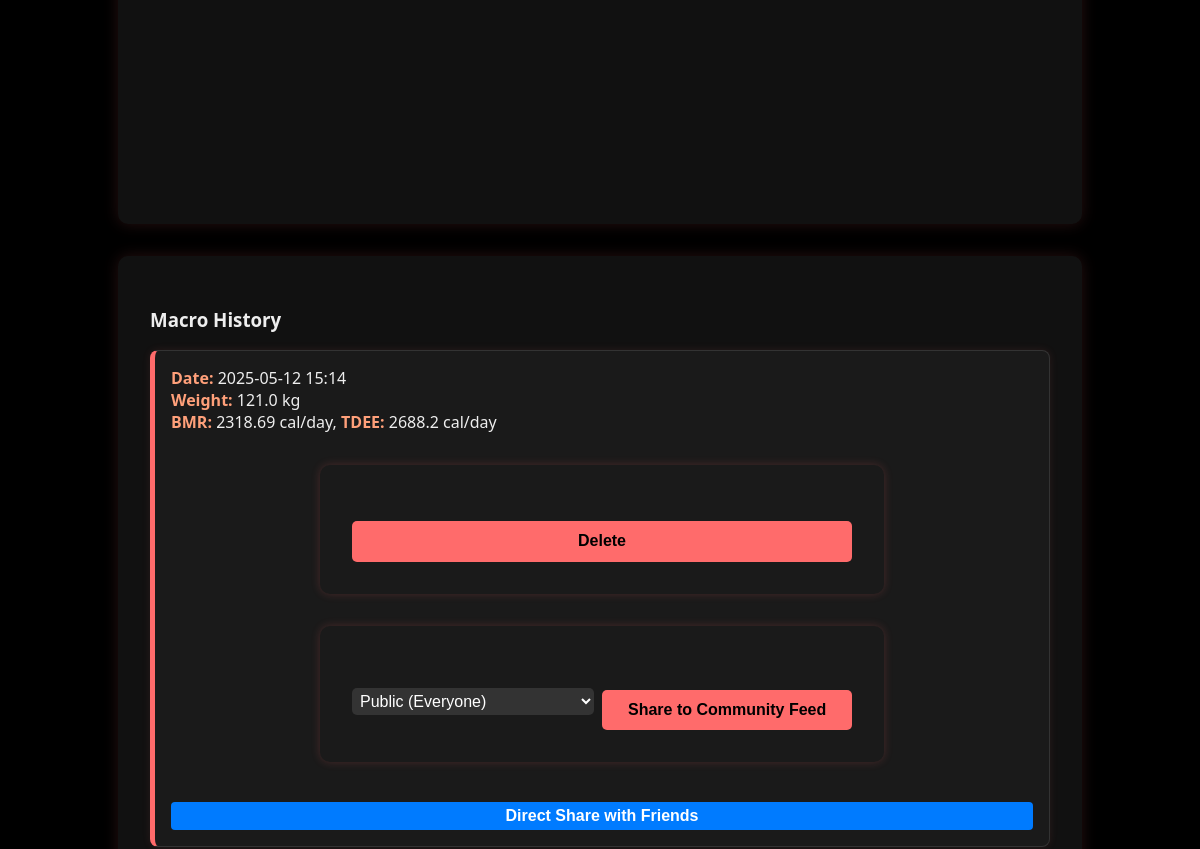
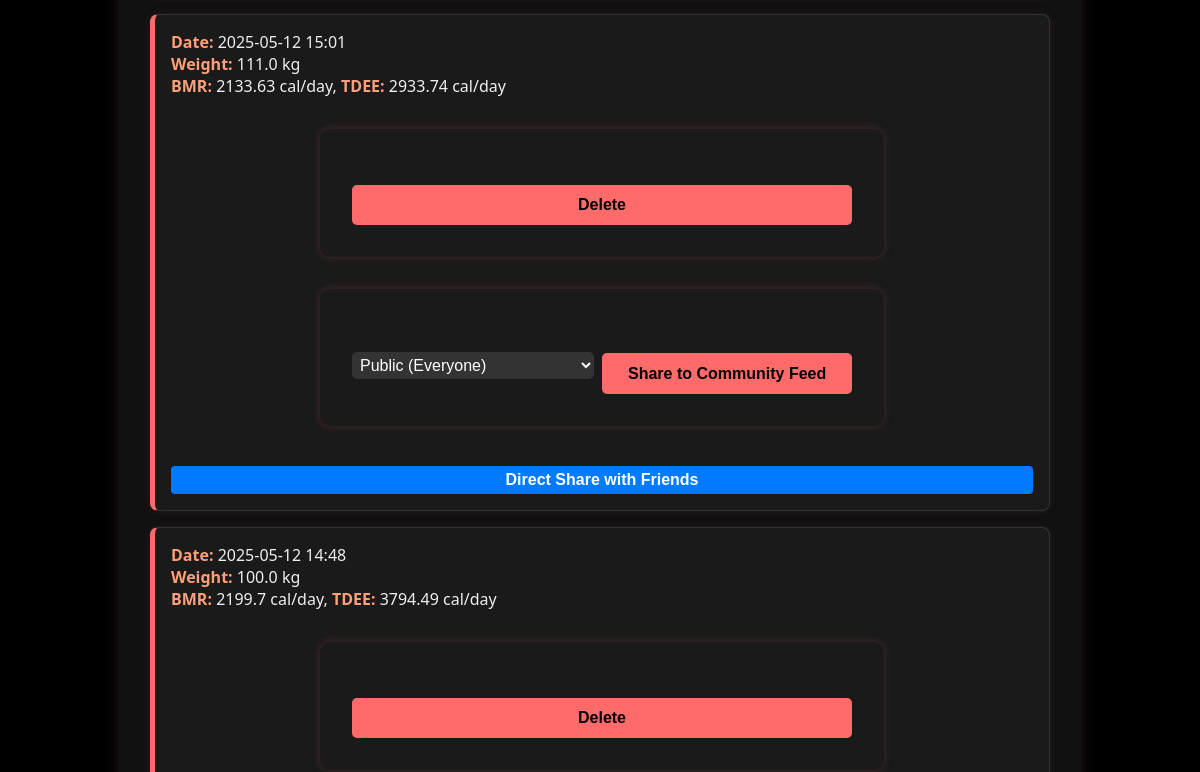
/profile (signed in, middle part), run on an earlier commit of the app's database (2 pictures, top to bottom).
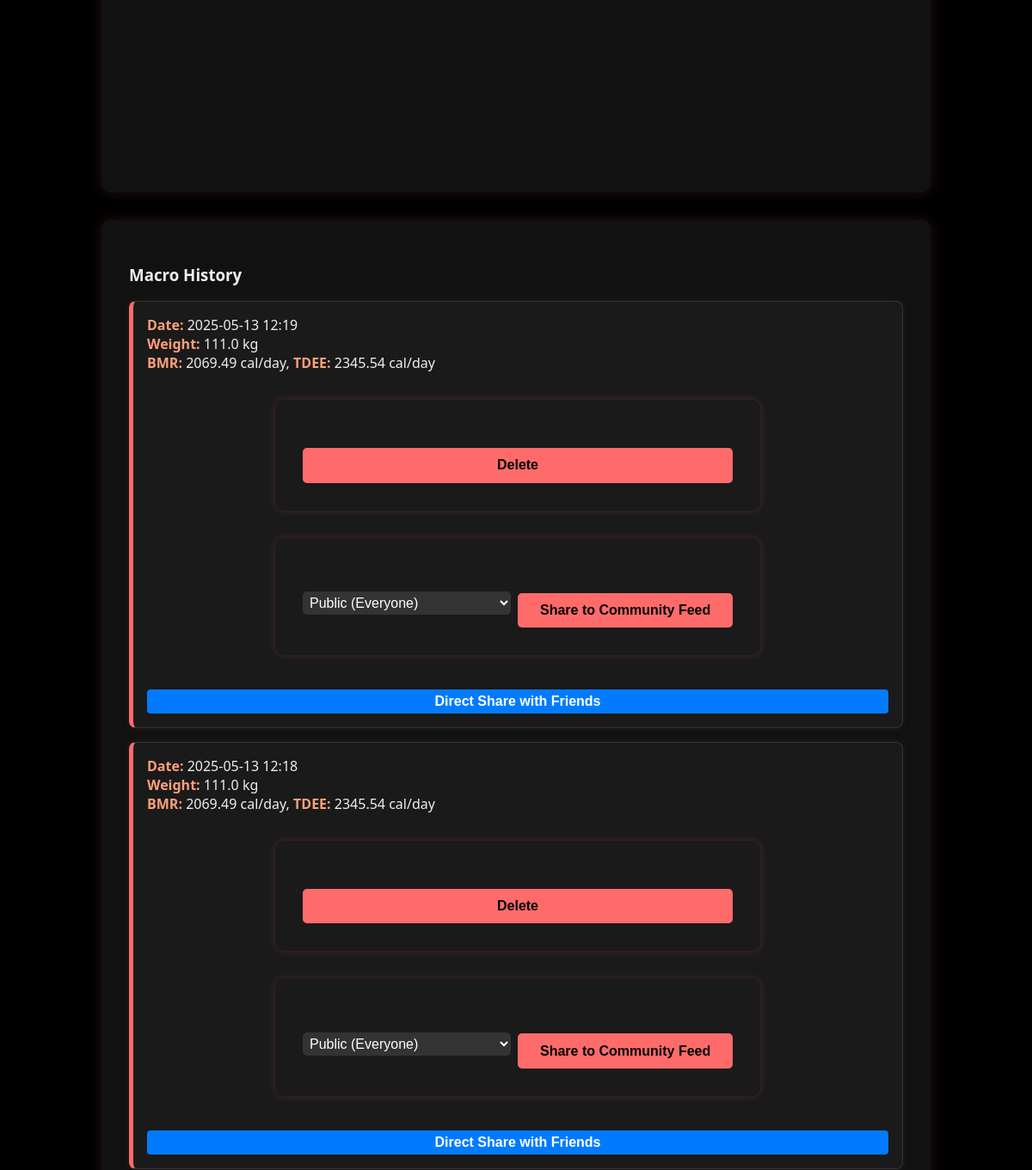
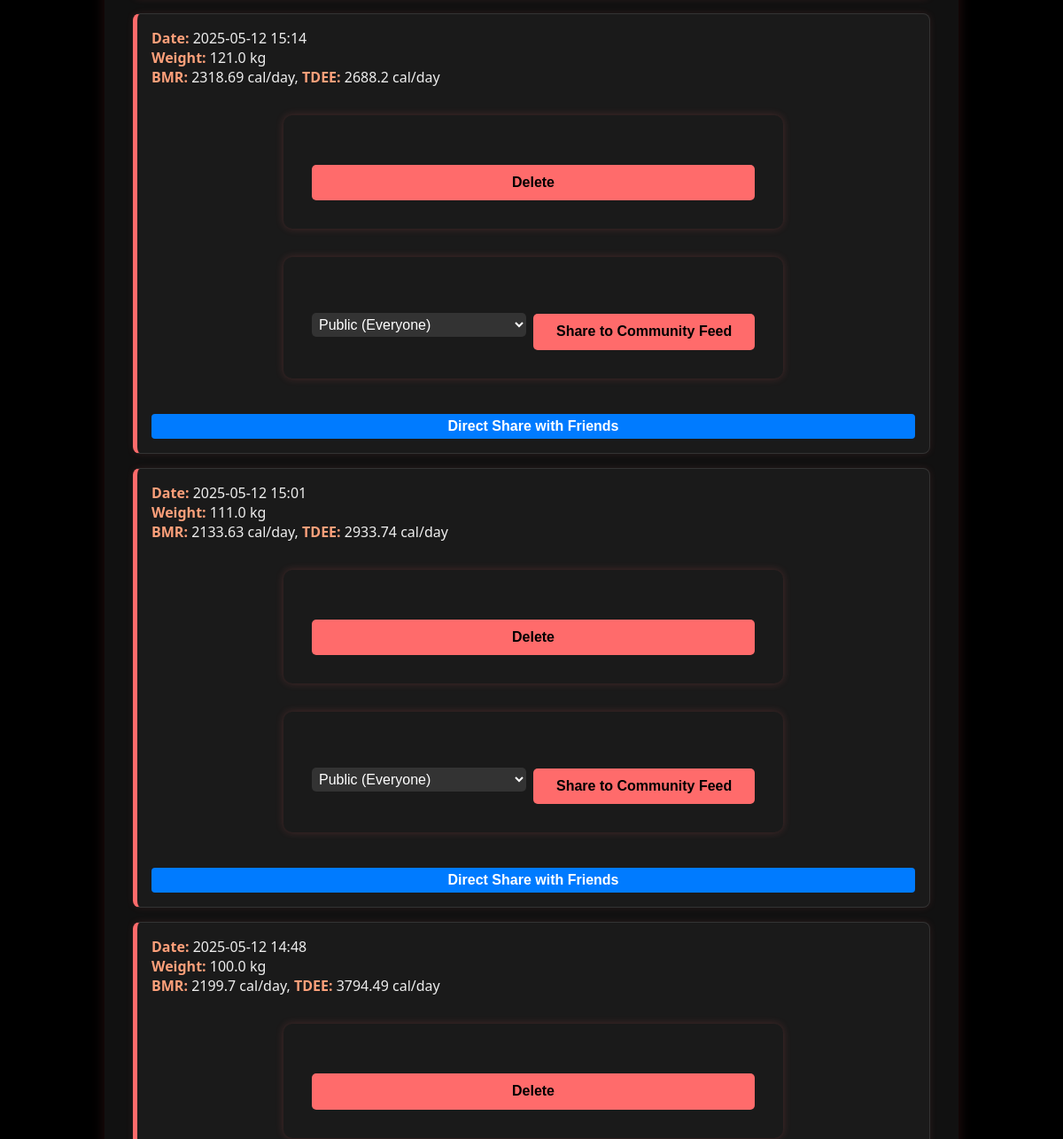
And on a later commit of the database (2 pictures, top to bottom).
### app/models.py (models this page shows)
class MacroPost(db.Model):
    id = db.Column(db.Integer, primary_key=True)
    gender = db.Column(db.String(10), nullable=False)
    age = db.Column(db.Integer, nullable=False)
    weight = db.Column(db.Float, nullable=False)
    height = db.Column(db.Float, nullable=False)
    bmr = db.Column(db.Float, nullable=False)
    tdee = db.Column(db.Float, nullable=False)
    calorie_goal = db.Column(db.String(10), nullable=False, server_default='maintain')
    timestamp = db.Column(db.DateTime, server_default=db.func.now())
    user_id = db.Column(db.Integer, db.ForeignKey('user.id'), nullable=False)
    user = db.relationship('User', backref=db.backref('macroposts', lazy=True))

### app/routes.py (the view)
@app.route("/profile")
@login_required
def profile():
    macro_posts = MacroPost.query.filter_by(user_id=current_user.id).order_by(MacroPost.timestamp.desc()).all()
    form = ProfilePictureForm()
    pending_requests = FriendRequest.query.filter_by(receiver_id=current_user.id, status='pending').all()
    return render_template(
        "profile.html",
        user=current_user,
        macro_posts=macro_posts,
        form=form,
        pending_requests=pending_requests,
    )

### app/forms.py
class ProfilePictureForm(FlaskForm):
    picture = FileField('Update Profile Picture', validators=[
        FileAllowed(['jpg', 'png', 'jpeg'], 'Images only!')
    ])
    submit = SubmitField('Update Picture')

### app/__init__.py (called while the page is built)
@login_manager.user_loader
def load_user(user_id):
    return User.query.get(int(user_id))

### app/templates/profile.html (shortened to what this page needs)
{% extends "base.html" %}
{% block content %}
<div class="profile-container">
    <section class="graph">
        <div id="macro-history-graph" style="width: 100%; height: 400px; margin-bottom: 20px;"></div>
    </section>
    <section class="macro-history">
        <h3>Macro History</h3>
        {% if macro_posts %}
            <ul>
                {% for post in macro_posts %}
                    <li>
                        <strong>Date:</strong> {{ post.timestamp.strftime('%Y-%m-%d %H:%M') }}<br>
                        <strong>Weight:</strong> {{ post.weight }} kg<br>
                        <strong>BMR:</strong> {{ post.bmr }} cal/day,
                        <strong>TDEE:</strong> {{ post.tdee }} cal/day
                        <form action="{{ url_for('delete_macro_post', post_id=post.id) }}" method="POST" style="inline">
                            <button type="submit" onclick="return confirm('Are you sure you want to delete this entry?');">Delete</button>
                        </form>
                        <form action="{{ url_for('create_feed_post', post_id=post.id) }}" method="POST" style="inline">
                            <div style="margin-top: 8px; display: flex; align-items: center;">
                                <select name="visibility" style="margin-right: 8px; padding: 4px;">
                                    <option value="public">Public (Everyone)</option>
                                </select>
                                <button type="submit">Share to Community Feed</button>
                            </div>
                        </form>
                        <button onclick="openShareModal('{{ post.id }}')" class="share-btn" style="margin-top: 8px;">
                            Direct Share with Friends
                        </button>
                    </li>
                {% endfor %}
            </ul>
        {% else %}
            <p>You haven't saved any results yet.</p>
        {% endif %}
    </section>
</div>
{% endblock %}

What changed in the data, as far as the page shows it:
added MacroPost: timestamp "2025-05-13 12:19", weight "111.0", bmr "2069.49", tdee "2345.54"
added MacroPost: timestamp "2025-05-13 12:18", weight "111.0", bmr "2069.49", tdee "2345.54"
